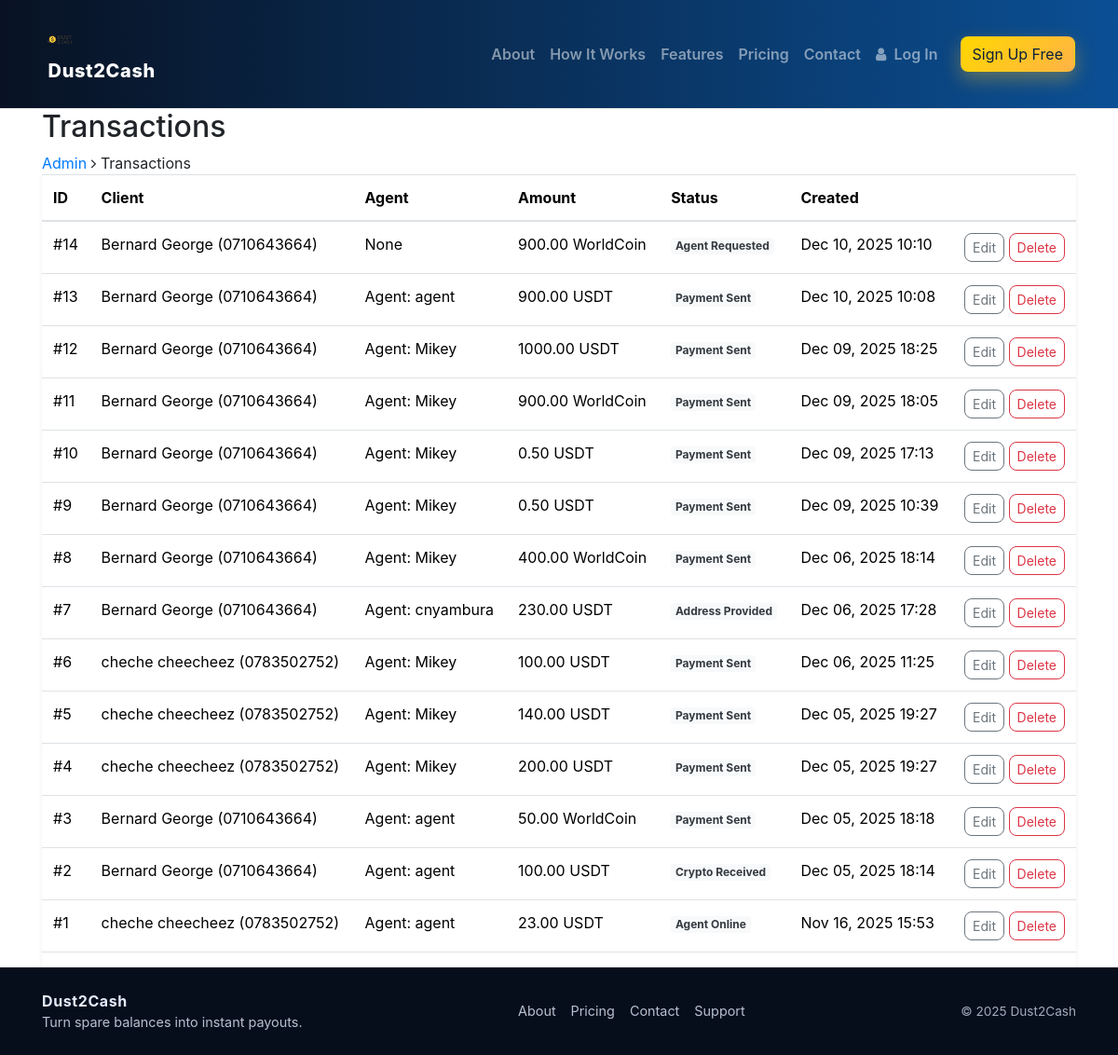
The app's page /console/transactions/, older data.
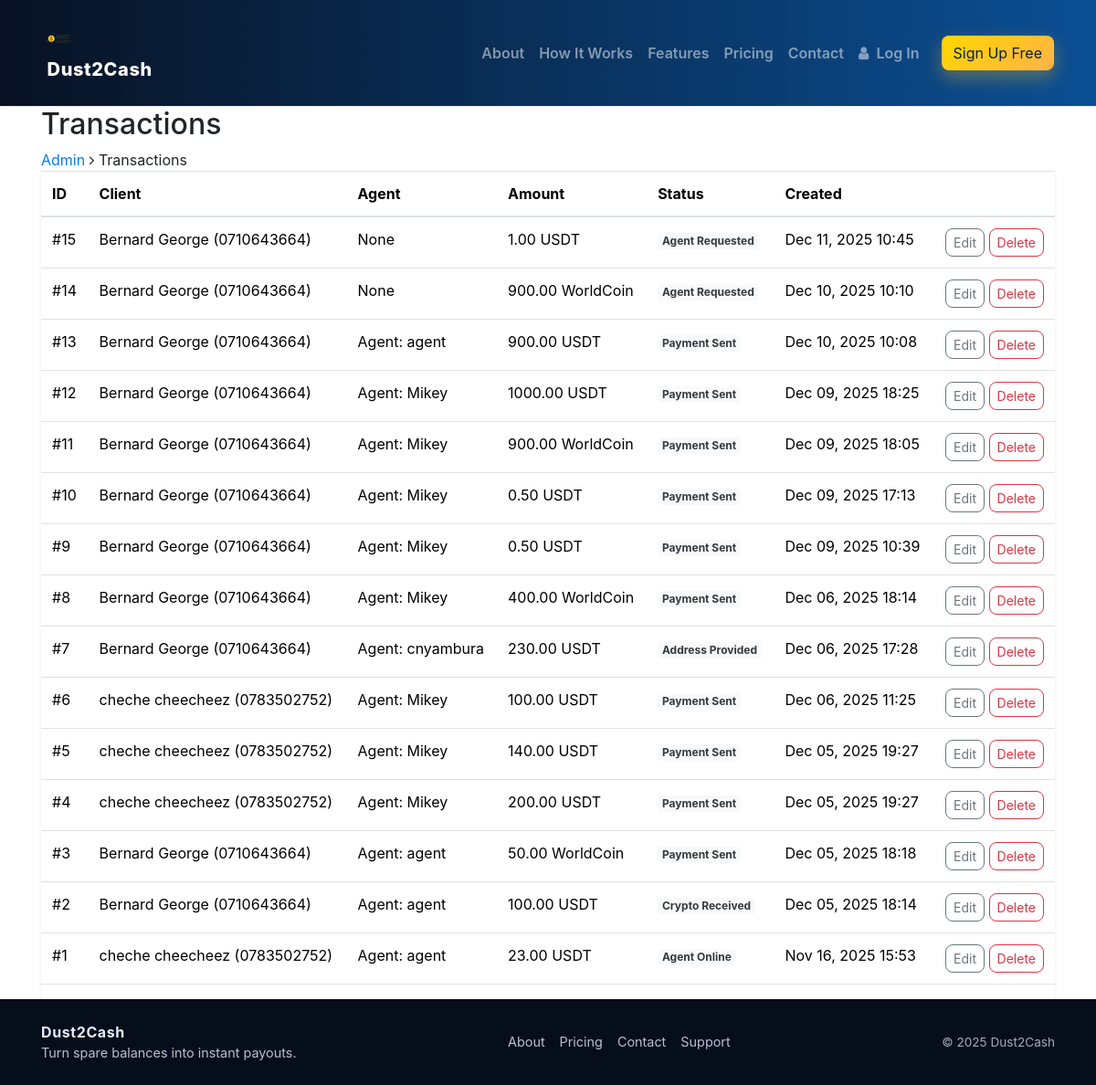
The same page, newer data.
### core/models.py (models this page shows, shortened)
class Transaction(models.Model):
    PLATFORM_CHOICES = [
        ('binance', 'Binance'),
        ('bybit', 'Bybit'),
        ('bitget', 'Bitget'),
    ]
    CURRENCY_CHOICES = [
        ('usdt', 'USDT'),
        ('worldcoin', 'WorldCoin'),
    ]
    PAYMENT_METHOD_CHOICES = [
        ('mpesa', 'M-Pesa'),
        ('airtel', 'Airtel Money'),
    ]
    STATUS_CHOICES = [
        ('pending', 'Pending'),
        ('agent_requested', 'Agent Requested'),
        ('agent_online', 'Agent Online'),
        ('address_provided', 'Address Provided'),
        ('crypto_received', 'Crypto Received'),
        ('payment_sent', 'Payment Sent'),
        ('completed', 'Completed'),
        ('cancelled', 'Cancelled'),
    ]
    client = models.ForeignKey(ClientProfile, on_delete=models.CASCADE, related_name='transactions')
    agent = models.ForeignKey(AgentProfile, on_delete=models.SET_NULL, null=True, blank=True,
                              related_name='transactions')
    platform = models.CharField(max_length=20, choices=PLATFORM_CHOICES)
    currency = models.CharField(max_length=20, choices=CURRENCY_CHOICES)
    amount = models.DecimalField(max_digits=10, decimal_places=2)
    exchange_rate = models.DecimalField(max_digits=10, decimal_places=2, default=Decimal('100.00'))
    transaction_fee = models.DecimalField(max_digits=10, decimal_places=2, default=Decimal('0.00'))
    amount_to_receive = models.DecimalField(max_digits=10, decimal_places=2, blank=True, null=True)
    payment_method = models.CharField(max_length=20, choices=PAYMENT_METHOD_CHOICES)
    payment_phone = models.CharField(max_length=15)
    transfer_address = models.CharField(max_length=255, blank=True, null=True)
    status = models.CharField(max_length=20, choices=STATUS_CHOICES, default='pending')
    created_at = models.DateTimeField(auto_now_add=True)
    updated_at = models.DateTimeField(auto_now=True)
    request_timeout = models.DateTimeField(null=True, blank=True)
    class Meta:
        verbose_name = "Transaction"
        verbose_name_plural = "Transactions"

class ClientProfile(models.Model):
    user = models.OneToOneField(User, on_delete=models.CASCADE, related_name='client_profile')
    phone_number = models.CharField(max_length=15)
    first_name = models.CharField(max_length=100)
    last_name = models.CharField(max_length=100)
    email = models.EmailField()
    created_at = models.DateTimeField(auto_now_add=True)
    def __str__(self):
        return f"{self.first_name} {self.last_name} ({self.phone_number})"

class AgentProfile(models.Model):
    user = models.OneToOneField(User, on_delete=models.CASCADE, related_name='agent_profile')
    is_online = models.BooleanField(default=False)
    last_online = models.DateTimeField(null=True, blank=True)
    phone_number = models.CharField(max_length=15, default='N/A')
    email = models.EmailField(default='example@example.com')
    created_at = models.DateTimeField(default=timezone.now)
    def __str__(self):
        return f"Agent: {self.user.username}"

### core/views.py (the view)
# urls.py: path('console/transactions/', views.AdminTransactionListView.as_view(), name='admin_transactions'),
class AdminTransactionListView(ListView):
    template_name = 'admin/transactions_list.html'
    context_object_name = 'transactions'
    ordering = ['-created_at']
    def dispatch(self, request, *args, **kwargs):
        ensure_models_loaded()
        self.model = Transaction
        return super().dispatch(request, *args, **kwargs)
    def get_queryset(self):
        return self.model.objects.order_by('-created_at')

### core/context_processors.py (called while the page is built, shortened)
def dust2cash_settings(request):
    pricing = PricingSettings.get_solo()
    return {
        'settings': {
            'buying_rate_per_usdt': float(pricing.exchange_rate),
            'transaction_fee_percent': float(pricing.transaction_fee_percent),
            'min_trade_amount_usdt': 5.00,
        },
        'now': {
            'year': timezone.now().year if hasattr(timezone, 'now') else 2025
        }
    }

def user_portal(request):
    dashboard_url = None
    role = 'guest'
    return {
        'user_portal': {
            'dashboard_url': dashboard_url,
            'role': role,
        }
    }

def inject_agent_details(request):
    pricing = PricingSettings.objects.first()
    agent_profile = getattr(request.user, 'agent_profile', None) if request.user.is_authenticated else None
    verification = None
    if request.user.is_authenticated:
        verification, _ = AccountVerification.objects.get_or_create(user=request.user)
    return {
        'pricing': pricing,
        'agent': agent_profile,
        'account_verification': verification,
    }

### core/templates/admin/transactions_list.html (shortened to what this page needs)
{% extends 'base.html' %}
{% block content %}
<section class="page-info-section">
  <div class="container">
    <h2>Transactions</h2>
    <div class="site-beradcamb">
      <a href="/console/">Admin</a>
      <span><i class="fa fa-angle-right"></i> Transactions</span>
    </div>
  </div>
</section>
<section class="spad">
  <div class="container">
    <div class="table-responsive shadow-sm">
      <table class="table table-hover align-middle">
        <thead>
          <tr>
            <th>ID</th>
            <th>Client</th>
            <th>Agent</th>
            <th>Amount</th>
            <th>Status</th>
            <th>Created</th>
            <th></th>
          </tr>
        </thead>
        <tbody>
          {% for tx in transactions %}
          <tr>
            <td>#{{ tx.id }}</td>
            <td>{{ tx.client }}</td>
            <td>{{ tx.agent }}</td>
            <td>{{ tx.amount }} {{ tx.get_currency_display }}</td>
            <td><span class="badge bg-light text-dark">{{ tx.get_status_display }}</span></td>
            <td>{{ tx.created_at|date:'M d, Y H:i' }}</td>
            <td class="text-end">
              <a class="btn btn-outline-secondary btn-sm" href="/console/transactions/{{ tx.pk }}/edit/">Edit</a>
              <a class="btn btn-outline-danger btn-sm" href="/console/transactions/{{ tx.pk }}/delete/">Delete</a>
            </td>
          </tr>
          {% empty %}
          <tr><td colspan="7" class="text-center text-muted py-4">No transactions found.</td></tr>
          {% endfor %}
        </tbody>
      </table>
    </div>
  </div>
</section>
{% endblock %}

Row changes from the older to the newer data that the page shows:
added Transaction: id "15", client "Bernard George (0710643664)", agent "None", amount "1.00", currency "USDT", status "Agent Requested", created_at "Dec 11, 2025 10:45"
